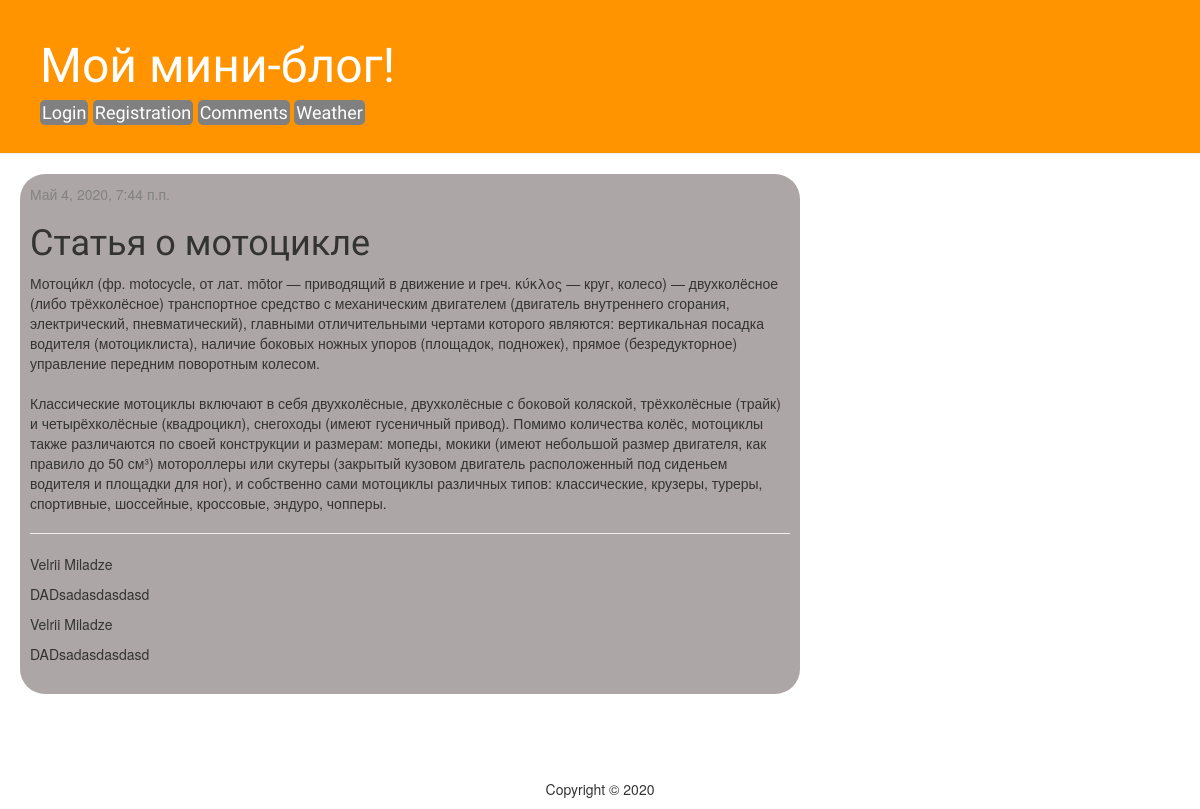
/post/2/, run on an earlier commit of the app's database.
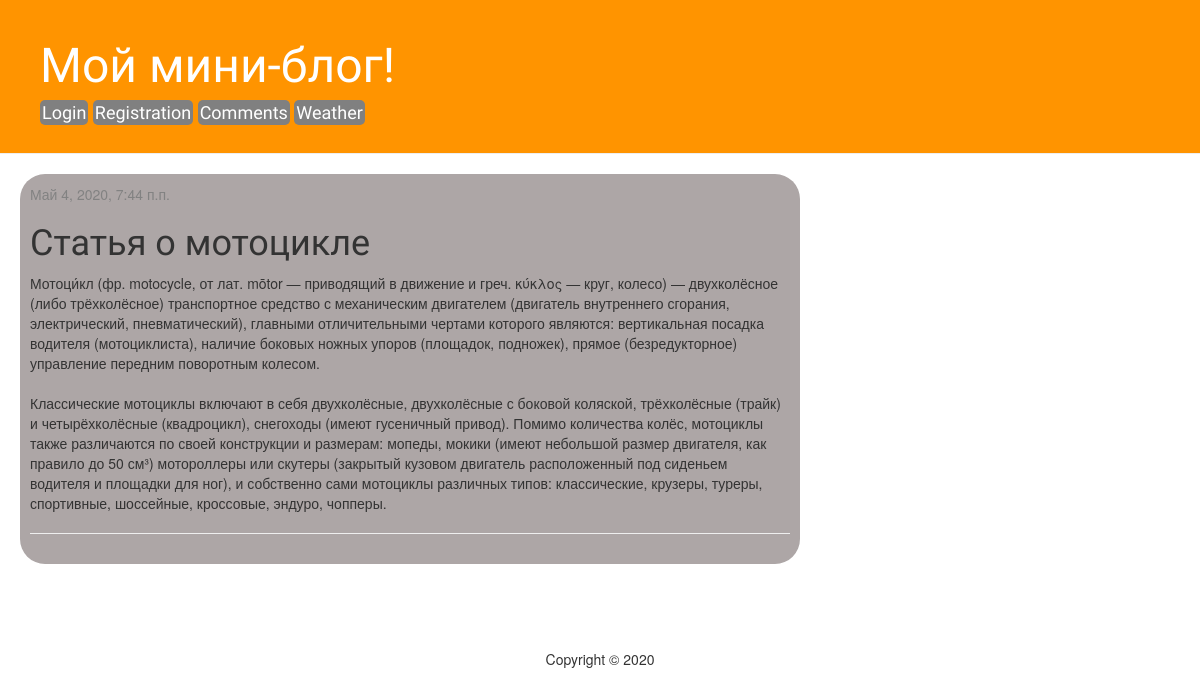
And on a later commit of the database.
### blog/models.py (models this page shows, shortened)
class Comment(models.Model):
    post = models.ForeignKey(Post,null= True, blank= True, on_delete=models.CASCADE, related_name='comments')
    author = models.ForeignKey(User, null=True, blank=True, on_delete=models.CASCADE)
    text = models.TextField()
    created_date = models.DateTimeField(default=timezone.now)

### blog/views.py (the view)
# urls.py: path('post/<int:pk>/', views.post_detail, name='post_detail'),
def post_detail(request,pk):
    post = get_object_or_404(Post, pk=pk)
    comments = Comment.objects.filter(post=post)
    return render(request, 'blog/post_detail.html', {'post':post, 'comments':comments})

### templates/blog/post_detail.html (shortened to what this page needs)
{% extends 'base.html' %}
{% block content %}
    <div class="post">
        {% if post.published_date %}
            <div class="date">
                {{ post.published_date }}
            </div>
        {% endif %}
        <h1>{{ post.title }}</h1>
        <p>{{ post.text|linebreaksbr }}</p>
        <hr>
        {% for comment in comments %}
            <p>{{ comment.author.first_name }}
            {{ comment.author.last_name }}</p>
            <p>{{ comment.text }}</p>
        {% endfor %}
    </div>
{% endblock %}

What changed in the data, as far as the page shows it:
removed Comment: author.first_name "Velrii", author.last_name "Miladze", text "DADsadasdasdasd"
removed Comment: author.first_name "Velrii", author.last_name "Miladze", text "DADsadasdasdasd"
